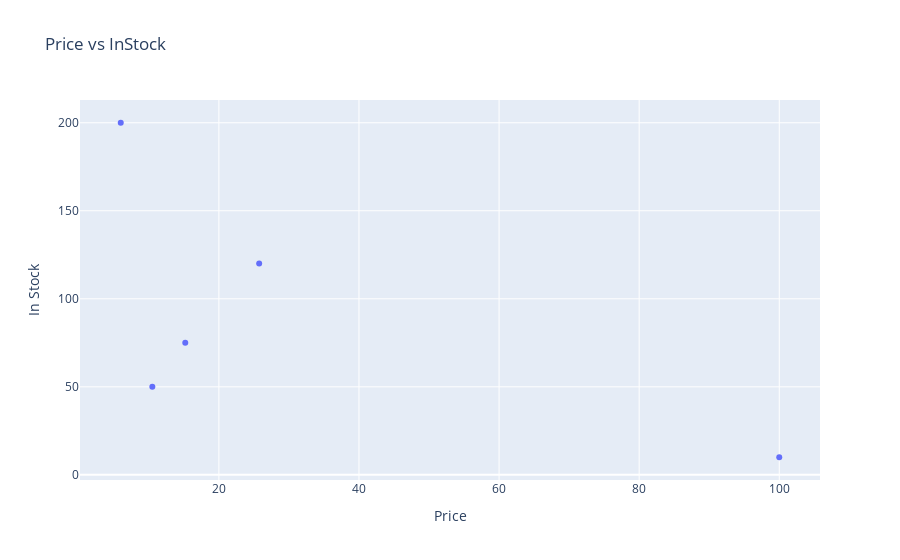

The cell this chart's notebook holds for it:
### Markdown cell above
### Interactive Scatter Plot

### Code cell
import plotly.express as px

print("\nCreating a simple Scatter Plot:")

# Using 'Price' and 'InStock' from df_excel to see their relationship
fig = px.scatter(
    df_excel,
    x="Price",
    y="InStock",
    title="Price vs InStock",
    labels={"Price": "Price", "InStock": "In Stock"}
)

fig.show()

print("\nBasic Data Visualization Section Completed.")

### Figure 1 — Plotly figure (JSON) as saved in the notebook; plotly's stock layout.template omitted (floating-point values rounded to 4 significant figures)
{"data": [{"hovertemplate": "Price=%{x}<br>In Stock=%{y}<extra></extra>", "legendgroup": "", "marker": {"color": "#636efa", "symbol": "circle"}, "mode": "markers", "name": "", "orientation": "v", "showlegend": false, "type": "scatter", "x": [10.5, 25.75, 5.99, 100.0, 15.2], "xaxis": "x", "y": [50, 120, 200, 10, 75], "yaxis": "y"}], "layout": {"legend": {"tracegroupgap": 0}, "title": {"text": "Price vs InStock"}, "xaxis": {"anchor": "y", "domain": [0, 1], "title": {"text": "Price"}}, "yaxis": {"anchor": "x", "domain": [0, 1], "title": {"text": "In Stock"}}}}
